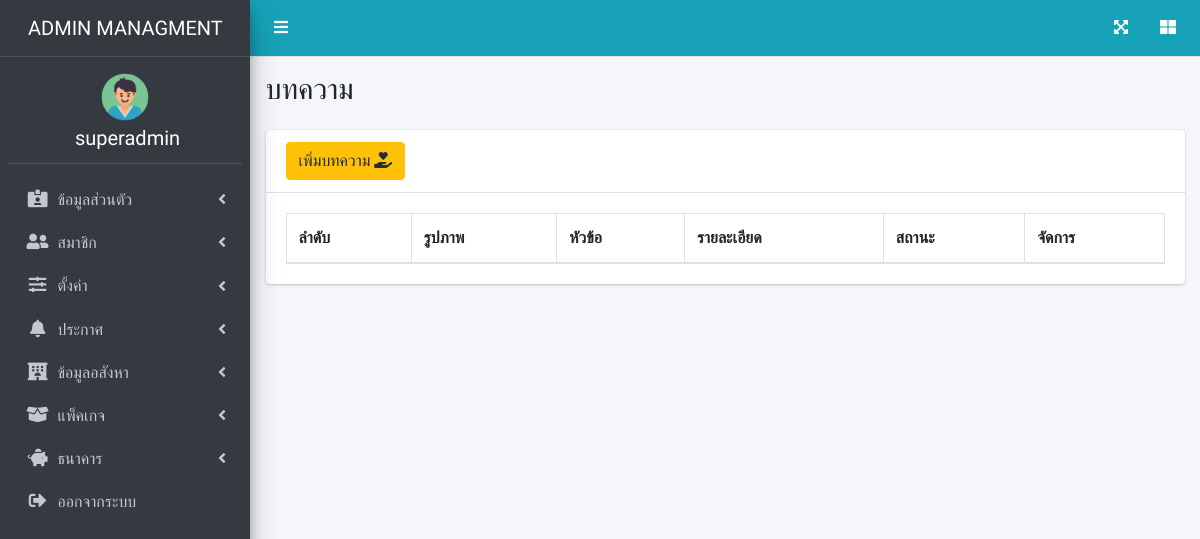
/page/articles.php (signed in), run on an earlier commit of the app's database.
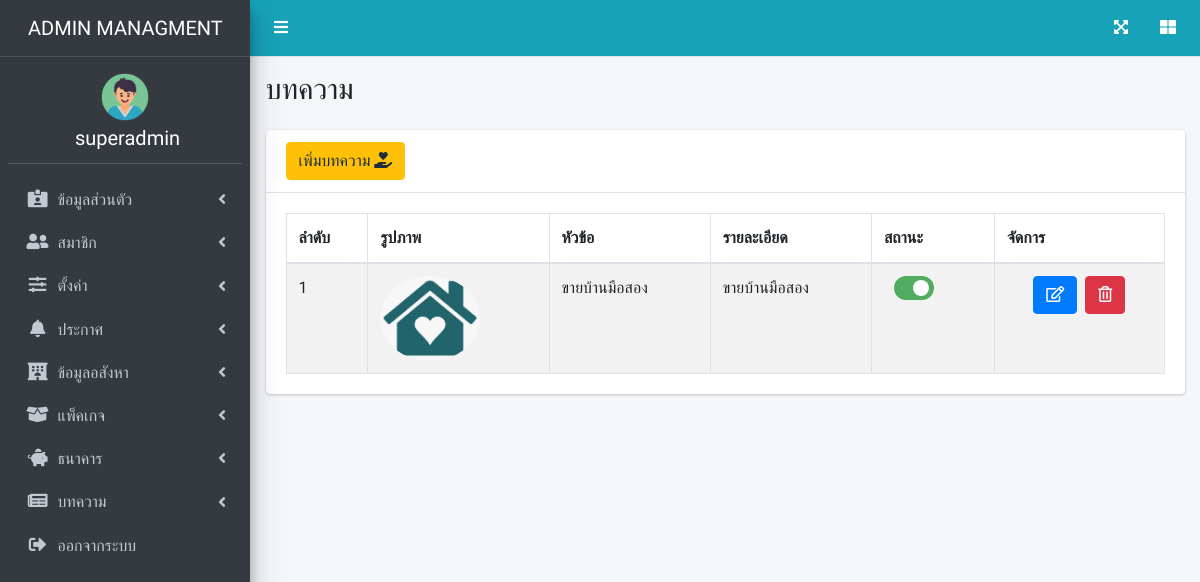
And on a later commit of the database.
### tables this page shows
CREATE TABLE `users` (
  `u_id` int(100) NOT NULL,
  `name` varchar(200) NOT NULL,
  `email` varchar(200) NOT NULL,
  `password` varchar(200) NOT NULL,
  `address` varchar(255) NOT NULL,
  `tel` varchar(10) NOT NULL,
  `id_card` varchar(20) DEFAULT NULL,
  `birth_date` date NOT NULL,
  `company` varchar(255) DEFAULT NULL,
  `img` varchar(255) NOT NULL DEFAULT 'user.png',
  `utype` varchar(20) NOT NULL,
  `ustatus` enum('1','0') NOT NULL,
  `ul_id` int(255) NOT NULL
);

CREATE TABLE `user_role_type` (
  `id` int(10) NOT NULL,
  `name` varchar(255) NOT NULL,
  `type_icon` varchar(255) NOT NULL
);

CREATE TABLE `article` (
  `a_id` int(255) NOT NULL,
  `a_title` varchar(255) NOT NULL,
  `a_note` varchar(255) NOT NULL,
  `a_type` varchar(255) NOT NULL,
  `a_img` varchar(255) NOT NULL DEFAULT 'home.png',
  `a_status` enum('1','0') NOT NULL
);

### page/articles.php (the view, shortened to what the changed rows need)
<?php
require_once('../dbconnect.php');
$sql2 = "SELECT * FROM article WHERE a_type = 'บทความ' ORDER BY a_id DESC";
$result2 = mysqli_query($con, $sql2);
$order = 1;
?>
<!DOCTYPE html>
<html lang="en">
<head>
    <link rel="stylesheet" href="https://cdnjs.cloudflare.com/ajax/libs/font-awesome/5.15.3/css/all.min.css" />
    <link rel="stylesheet" href="../css/adminlte.min.css">
    <link rel="stylesheet" href="../css/dataTables.bootstrap4.min.css">
    <link rel="stylesheet" href="../css/responsive.bootstrap4.min.css">
    <link rel="stylesheet" href="../css/buttons.bootstrap4.min.css">
    <link rel="stylesheet" href="../css/switch_insurance.css">
</head>
<body class="hold-transition sidebar-mini">
    <?php require('admin_nav.php') ?>
    <div class="content-wrapper">
        <section class="content-header">
            <div class="container-fluid">
                <div class="row mb-2">
                    <div class="col-sm-6">
                        <h1 style="text-transform: uppercase">บทความ</h1>
                    </div>
                </div>
            </div>
        </section>
        <section class="content">
            <div class="container-fluid ">
                <div class="row">
                    <div class="col-12">
                        <div class="card">
                            <div class="card-body">
                                <table id="example1" class="table table-bordered table-striped">
                                    <thead>
                                        <tr>
                                            <th>ลำดับ</th>
                                            <th>รูปภาพ</th>
                                            <th>หัวข้อ</th>
                                            <th>รายละเอียด</th>
                                            <th>สถานะ</th>
                                            <th>จัดการ</th>
                                        </tr>
                                    </thead>
                                    <tbody>
                                        <?php while ($row2 = mysqli_fetch_array($result2)) { ?>
                                            <tr>
                                                <td><?php echo $order++ ?></td>
                                                <td><img src="../p_img/<?php echo $row2['a_img'] ?>"style="border-radius:50%" width="100"></td>
                                                <td><?php echo $row2['a_title']; ?></td>
                                                <td><?php echo $row2['a_note']; ?></td>
                                                <td>
                                                <label class="switch">
                                                    <div class="slider round"> </div>
                                                </label>
                                                </td>
                                                <td class="text-center">
                                                    <a href="edit_article.php?id=<?php echo $row2['a_id']; ?>" class="btn btn-primary"><i class="far fa-edit"></a></i>&nbsp;
                                                    <a href="../backend/del_article.php?id=<?php echo $row2['a_id']; ?>" onclick="return confirm('Are you sure to delete ?')" class="btn btn-danger"><i class="far fa-trash-alt"></i></a></td>
                                            </tr>
                                        <?php  } ?>
                                    </tbody>
                                </table>
                            </div>
                        </div>
                    </div>
                </div>
</body>
</html>

### page/admin_nav.php (shortened to what the changed rows need)
<?php
require_once('../dbconnect.php');
$u_id = $_SESSION['u_id'];
$sql_id = "SELECT * FROM users WHERE u_id = $u_id ";
$result_id = mysqli_query($con, $sql_id);
$row_id = mysqli_fetch_array($result_id);
$sqlrt = "SELECT * FROM user_role_type  ";
$resultrt = mysqli_query($con, $sqlrt);
?>
<div class="wrapper">
    <aside class="main-sidebar sidebar-dark-primary elevation-4">
        <a href="index.php" class="brand-link">
            <span class="brand-text font-weight-light" style="margin-left: 20px; text-transform: uppercase;"><?php echo $row_id['utype']; ?> Managment</span>
        </a>
        <div class="sidebar">
            <div class="user-panel mt-3 mb-3 d-block">
                <?php
                if ($_SESSION['utype'] == 'admin' || $_SESSION['utype'] == 'staff' || $_SESSION['utype'] == 'agent') {
                ?>
                    <img class="d-block m-auto" style="border-radius:50% ; width:3rem;" src="../m_img/<?php echo $row_id['img'] ?>" width="150" alt="img">
                <?php
                }
                ?>
                <div class="info d-block text-center ">
                    <h5 style="color:white;"><?php echo $row_id['name']; ?></h5>
                </div>
            </div>
            <nav class="mt-2" id="connavbar">
                <ul class="nav nav-pills nav-sidebar flex-column" data-widget="treeview" role="menu" data-accordion="false">
                    <?php
                    if ($_SESSION['utype'] == 'admin') {
                        while ($rowrt = mysqli_fetch_array($resultrt)) {
                            echo " <li class='nav-item'>
            <a href='#' class='nav-link'>
              <i class='nav-icon $rowrt[type_icon]'></i>
              <p>
               $rowrt[name]
                <i class='fas fa-angle-left right'></i>
              </p>
            </a>
            <ul class='nav nav-treeview'>";
                            echo  "</ul></li>";
                        }
                    }
                    ?>
                </ul>
            </nav>
        </div>
    </aside>

What changed in the data, as far as the page shows it:
added user_role_type: name "บทความ"
added article: a_img (picture), a_title "ขายบ้านมือสอง", a_note "ขายบ้านมือสอง"
